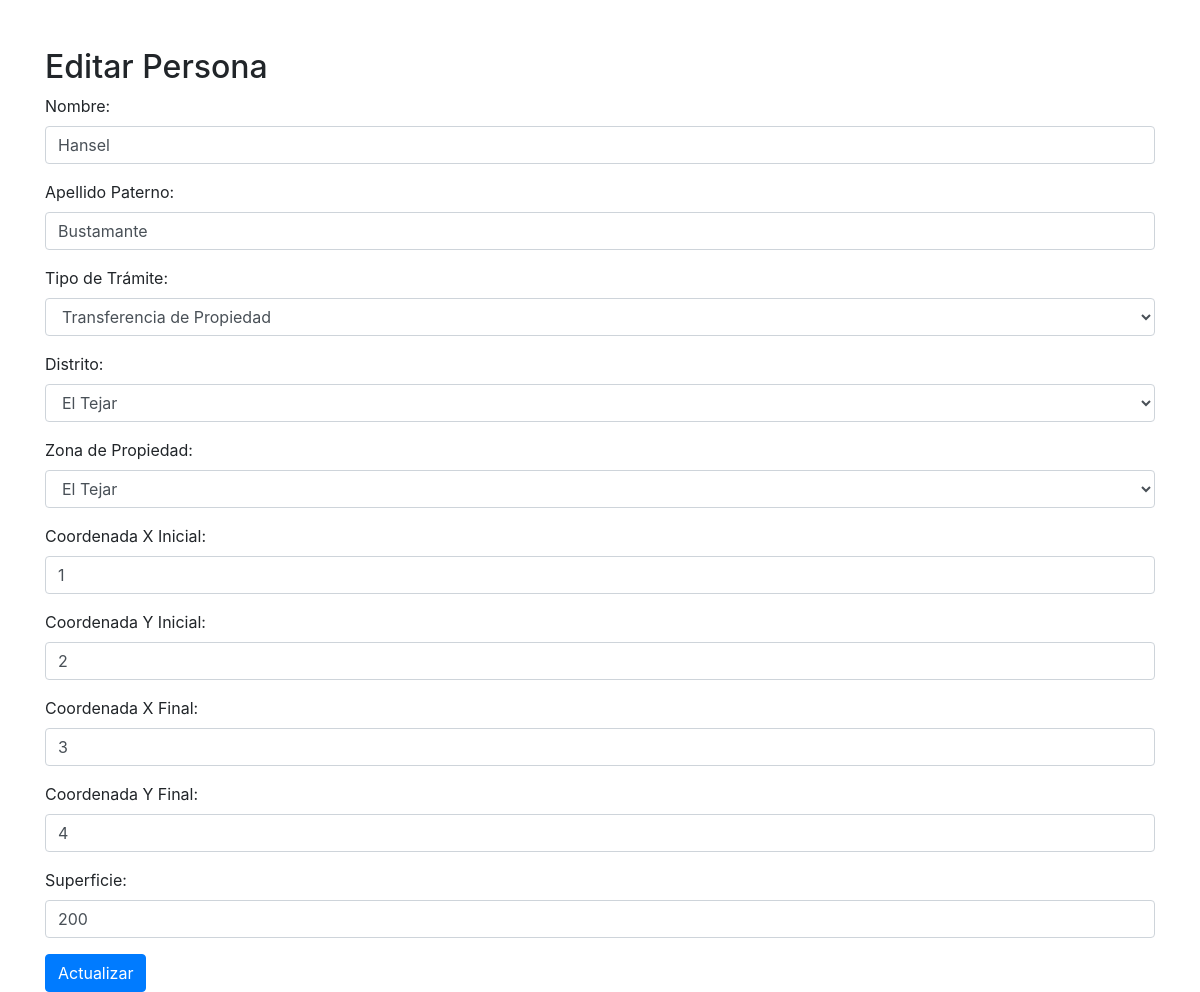
The page /editar_persona.php?ci=10084126 on the database its author committed.
### tables this page shows
CREATE TABLE `catastro` (
  `id` int(11) NOT NULL,
  `zona` varchar(100) DEFAULT NULL,
  `x_ini` float DEFAULT NULL,
  `y_ini` float DEFAULT NULL,
  `x_fin` float DEFAULT NULL,
  `y_fin` float DEFAULT NULL,
  `superficie` float DEFAULT NULL,
  `ci_persona` varchar(20) DEFAULT NULL,
  `distrito` varchar(50) DEFAULT NULL,
  `id_tramite` int(11) DEFAULT NULL
);

CREATE TABLE `persona` (
  `ci` varchar(20) NOT NULL,
  `nombre` varchar(100) DEFAULT NULL,
  `paterno` varchar(100) DEFAULT NULL
);

CREATE TABLE `tramites` (
  `id` int(11) NOT NULL,
  `tipo_tramite` varchar(100) DEFAULT NULL
);

### editar_persona.php (the view, shortened to what this page needs)
<?php
include 'tramites.php';
if (isset($_GET['ci'])) {
    $ci = $_GET['ci'];
    $stmt = $pdo->prepare("SELECT * FROM Persona p INNER JOIN Catastro c ON p.ci = c.ci_persona WHERE p.ci = ?");
    $stmt->execute([$ci]);
    $persona = $stmt->fetch();
}
?>
<!DOCTYPE html>
<html lang="es">
<head>
    <link rel="stylesheet" href="https://stackpath.bootstrapcdn.com/bootstrap/4.5.2/css/bootstrap.min.css">
</head>
<body>
    <div class="container mt-5">
        <h2>Editar Persona</h2>
        <form action="actualizar_persona.php" method="post">
            <div class="form-group">
                <label for="nombre">Nombre:</label>
                <input type="text" name="nombre" class="form-control" value="<?= $persona['nombre'] ?>" required>
            </div>
            <div class="form-group">
                <label for="paterno">Apellido Paterno:</label>
                <input type="text" name="paterno" class="form-control" value="<?= $persona['paterno'] ?>" required>
            </div>
            <?php include 'form_persona_common.php'; ?>
            <div class="form-group">
                <label for="x_ini">Coordenada X Inicial:</label>
                <input type="text" name="x_ini" class="form-control" value="<?= $persona['x_ini'] ?>" required>
            </div>
            <div class="form-group">
                <label for="y_ini">Coordenada Y Inicial:</label>
                <input type="text" name="y_ini" class="form-control" value="<?= $persona['y_ini'] ?>" required>
            </div>
            <div class="form-group">
                <label for="x_fin">Coordenada X Final:</label>
                <input type="text" name="x_fin" class="form-control" value="<?= $persona['x_fin'] ?>" required>
            </div>
            <div class="form-group">
                <label for="y_fin">Coordenada Y Final:</label>
                <input type="text" name="y_fin" class="form-control" value="<?= $persona['y_fin'] ?>" required>
            </div>
            <div class="form-group">
                <label for="superficie">Superficie:</label>
                <input type="text" name="superficie" class="form-control" value="<?= $persona['superficie'] ?>" required>
            </div>
            <input type="submit" class="btn btn-primary" value="Actualizar">
        </form>
    </div>
</body>
</html>

### form_persona_common.php (shortened to what this page needs)
<?php
include 'conexion.php';
$stmt = $pdo->prepare("SELECT * FROM Tramites");
$stmt->execute();
$tramites = $stmt->fetchAll();
$distritoSeleccionado = isset($persona['distrito']) ? $persona['distrito'] : '';
?>
<div class="form-group">
    <label for="tipo_tramite">Tipo de Trámite:</label>
    <select name="tipo_tramite" class="form-control" required>
        <?php foreach ($tramites as $tramite): ?>
            <option value="<?= $tramite['id'] ?>" <?= (isset($persona['id_tramite']) && $persona['id_tramite'] == $tramite['id']) ? 'selected' : '' ?>><?= $tramite['tipo_tramite'] ?></option>
        <?php endforeach; ?>
    </select>
</div>
<div class="form-group">
    <label for="distrito">Distrito:</label>
    <select name="distrito" id="distrito" class="form-control" required>
        <option value="El Tejar" <?= ($distritoSeleccionado == "El Tejar") ? 'selected' : '' ?>>El Tejar</option>
    </select>
</div>
<div class="form-group">
    <label for="zona">Zona de Propiedad:</label>
    <select name="zona" id="zona" class="form-control" required>
        <option value="">Seleccione una zona</option>
    </select>
</div>

### rows shown on the page
catastro: nombre "Hansel", paterno "Bustamante", tipo_tramite "Transferencia de Propiedad", distrito "El Tejar", x_ini "1", y_ini "2", x_fin "3", y_fin "4", superficie "200"
